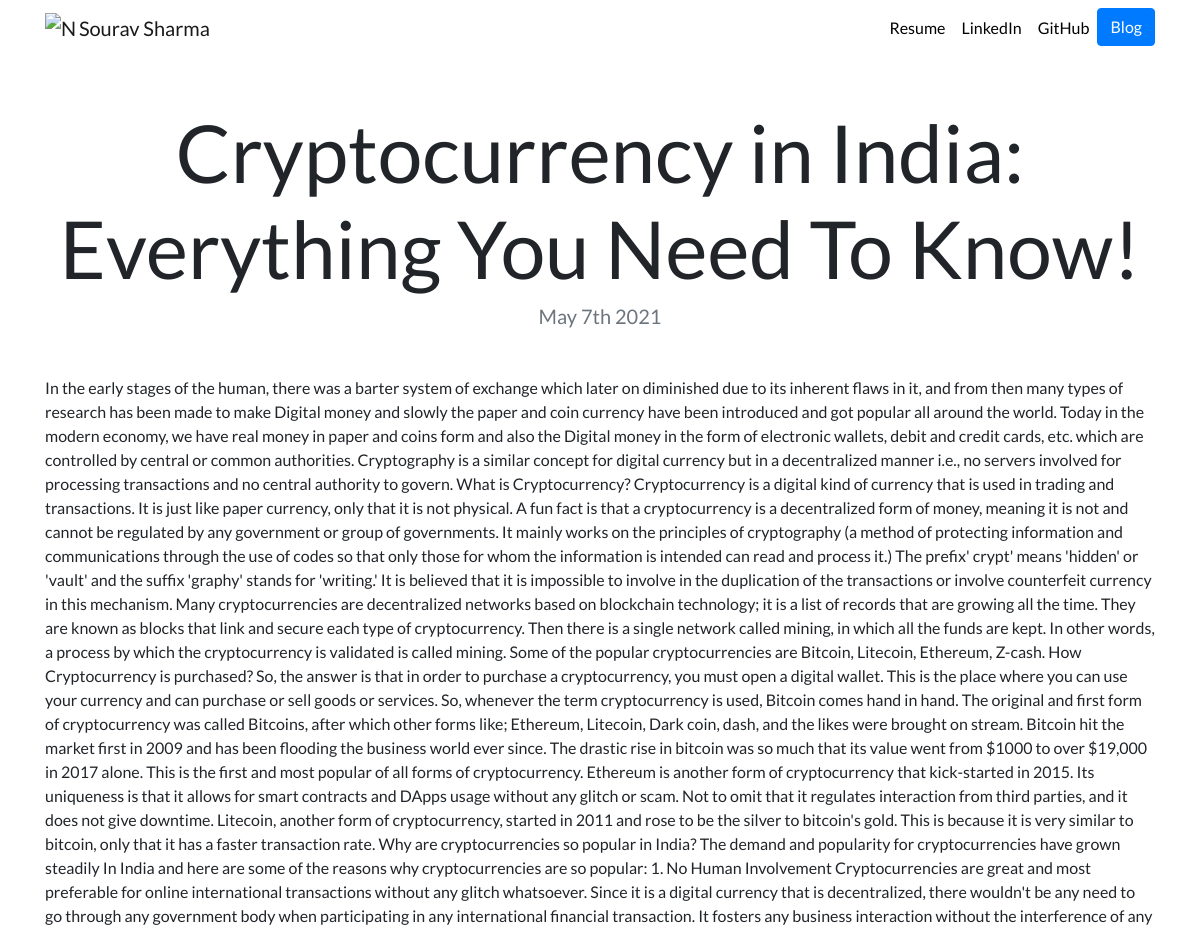
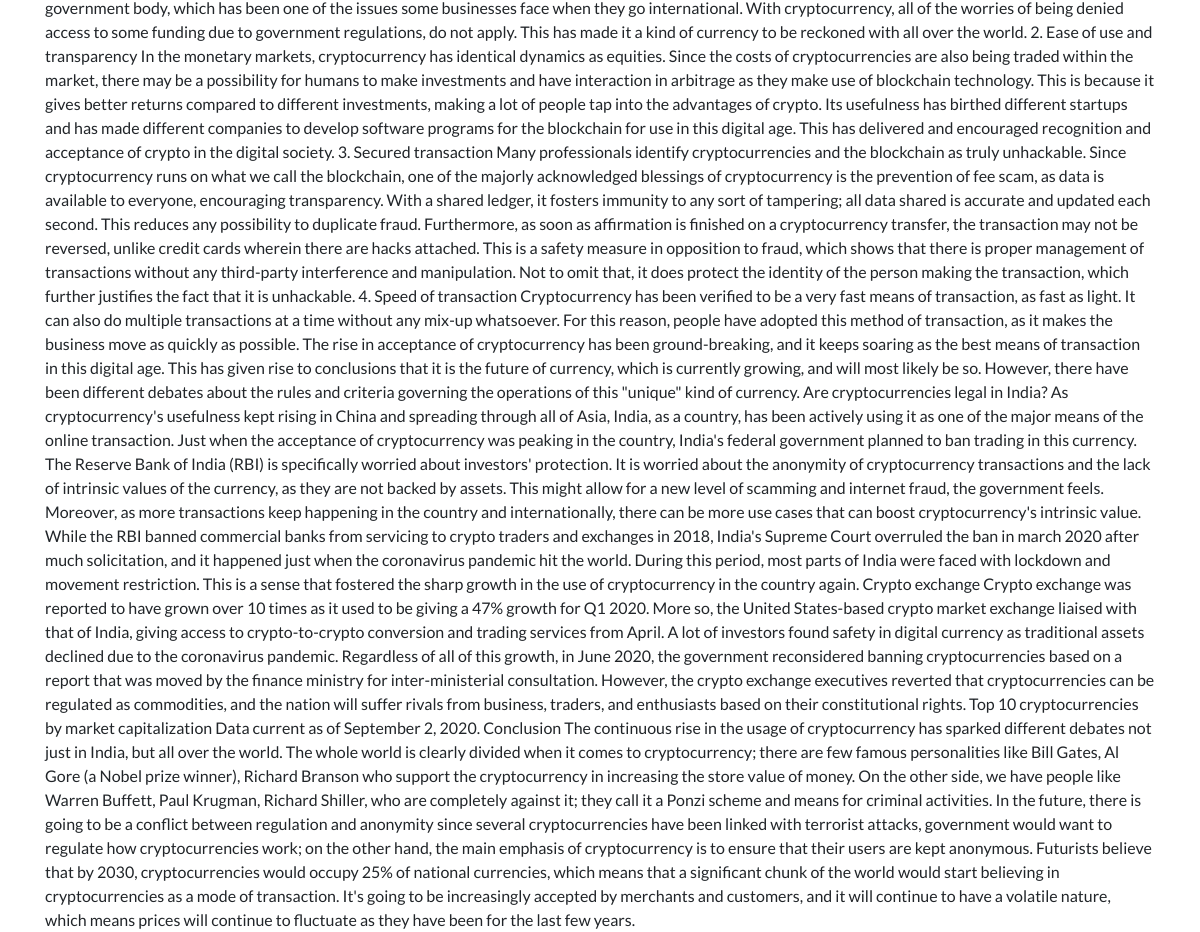
The page /blog2/ on the database its author committed (2 pictures, top to bottom).
### blog/models.py (models this page shows)
class Blog(models.Model):
    title = models.CharField(max_length=100)
    description = models.CharField(max_length=25000)
    date = models.DateField()

### blog/views.py (the view)
# urls.py: path('<int:blog_id>/', views.detail, name='detail'),
def detail(request, blog_id):
    blog = get_object_or_404(Blog, pk=blog_id)
    return render(request, 'blog/detail.html',{'blog':blog})

### blog/templates/blog/detail.html
{% extends "portfolio/base.html" %}
{% load static %}
{% block content %}
<h1 class="text-center mt-5" id="blogdetailtitle">{{ blog.title }}</h1>
<h5 class="text-center text-muted mb-5">{{ blog.date|date:'F jS Y' }}</h5>
{{ blog.description|safe }}
{% endblock %}

### portfolio/static/portfolio/custom.css (style rules this page uses)
body { font-family: 'Lato', sans-serif; }
@media (min-width: 992px) { #blogdetailtitle { font-size: 5rem; } }

### rows shown on the page
Blog: title "Cryptocurrency in India: Everything You Need To Know!", date "May 7th 2021", description "In the early stages of the human, there was a barter system of exchange which later on diminished due to its inherent flaws in it, and from then many types of research has been made to make Digital money and slowly the paper and coin currency have been introduced and got popular all around the world. Today in the modern economy, we have real money in paper and coins form and also the Digital money in the form of electronic wallets, debit and credit cards, etc. which are controlled by central or common authorities. Cryptography is a similar concept for digital currency but in a decentralized manner i.e., no servers involved for processing transactions and no central authority to govern. What…"
